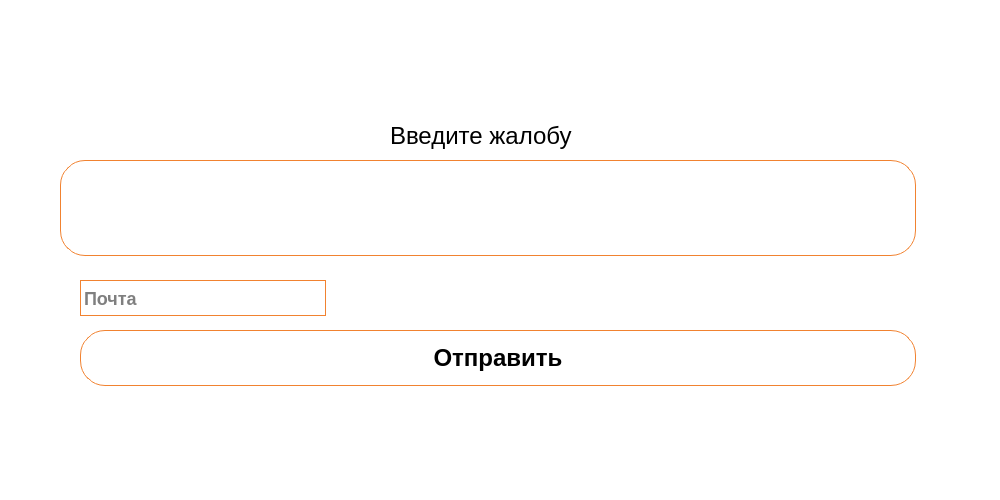
<?xml version="1.0" encoding="UTF-8"?>
<ui version="4.0">
 <class>SecondWindow</class>
 <widget class="QDialog" name="SecondWindow">
  <property name="geometry">
   <rect>
    <x>0</x>
    <y>0</y>
    <width>1000</width>
    <height>500</height>
   </rect>
  </property>
  <property name="minimumSize">
   <size>
    <width>1000</width>
    <height>500</height>
   </size>
  </property>
  <property name="maximumSize">
   <size>
    <width>1000</width>
    <height>500</height>
   </size>
  </property>
  <property name="sizeIncrement">
   <size>
    <width>1000</width>
    <height>500</height>
   </size>
  </property>
  <property name="baseSize">
   <size>
    <width>1000</width>
    <height>1000</height>
   </size>
  </property>
  <property name="windowTitle">
   <string>Dialog</string>
  </property>
  <property name="styleSheet">
   <string notr="true">background-color: rgb(255, 255, 255);</string>
  </property>
  <widget class="QLabel" name="label">
   <property name="geometry">
    <rect>
     <x>320</x>
     <y>10</y>
     <width>311</width>
     <height>78</height>
    </rect>
   </property>
   <property name="styleSheet">
    <string notr="true">font-size: 34px;</string>
   </property>
   <property name="text">
    <string>Введите что нибуть</string>
   </property>
  </widget>
  <widget class="QWidget" name="horizontalLayoutWidget">
   <property name="geometry">
    <rect>
     <x>0</x>
     <y>10</y>
     <width>1001</width>
     <height>80</height>
    </rect>
   </property>
   <layout class="QHBoxLayout" name="horizontalLayout"/>
  </widget>
  <widget class="QLineEdit" name="wb">
   <property name="geometry">
    <rect>
     <x>60</x>
     <y>160</y>
     <width>871</width>
     <height>111</height>
    </rect>
   </property>
   <property name="styleSheet">
    <string notr="true">font-size: 34px;
display: inline-block;
	box-sizing: border-box;
	padding: 1px;
	margin: 0 15px 15px 0;
	outline: none;
	border: 1px solid #F18230;
	border-radius: 25px;
	height: 46px;
	line-height: 0;
	font-weight: 500;
	text-decoration: none;
	background-color: #fff;
	position: relative;
	overflow: hidden;
	vertical-align: top;
	cursor: pointer;
	user-select: none;
	appearance: none;
	touch-action: manipulation;
box-shadow: 0 0 0 3px lightskyblue;</string>
   </property>
  </widget>
  <widget class="QLabel" name="label_2">
   <property name="geometry">
    <rect>
     <x>390</x>
     <y>120</y>
     <width>191</width>
     <height>31</height>
    </rect>
   </property>
   <property name="styleSheet">
    <string notr="true">font-size: 24px;</string>
   </property>
   <property name="text">
    <string>Введите жалобу</string>
   </property>
  </widget>
  <widget class="QLineEdit" name="mail">
   <property name="geometry">
    <rect>
     <x>80</x>
     <y>280</y>
     <width>261</width>
     <height>51</height>
    </rect>
   </property>
   <property name="styleSheet">
    <string notr="true">font-size: 18px;
display: inline-block;
	box-sizing: border-box;
	padding: 1px;
	margin: 0 15px 15px 0;
	outline: none;
	border: 1px solid #F18230;
	border-radius: 25px;
	height: 46px;
	line-height: 0;
	font-weight: 500;
	text-decoration: none;
	background-color: #fff;
	position: relative;
	overflow: hidden;
	vertical-align: top;
	cursor: pointer;
	user-select: none;
	appearance: none;
	touch-action: manipulation;
box-shadow: 0 0 0 3px lightskyblue;</string>
   </property>
   <property name="placeholderText">
    <string>Почта</string>
   </property>
  </widget>
  <widget class="QPushButton" name="pushButton">
   <property name="geometry">
    <rect>
     <x>80</x>
     <y>330</y>
     <width>851</width>
     <height>71</height>
    </rect>
   </property>
   <property name="styleSheet">
    <string notr="true">font-size: 24px;
display: inline-block;
	box-sizing: border-box;
	padding: 1px;
	margin: 0 15px 15px 0;
	outline: none;
	border: 1px solid #F18230;
	border-radius: 25px;
	height: 46px;
	line-height: 0;
	font-weight: 500;
	text-decoration: none;
	background-color: #fff;
	position: relative;
	overflow: hidden;
	vertical-align: top;
	cursor: pointer;
	user-select: none;
	appearance: none;
	touch-action: manipulation;
box-shadow: 0 0 0 3px lightskyblue;</string>
   </property>
   <property name="text">
    <string>Отправить</string>
   </property>
  </widget>
  <widget class="QLabel" name="error2">
   <property name="geometry">
    <rect>
     <x>80</x>
     <y>390</y>
     <width>831</width>
     <height>21</height>
    </rect>
   </property>
   <property name="styleSheet">
    <string notr="true">font-size: 16px;
</string>
   </property>
   <property name="text">
    <string/>
   </property>
  </widget>
 </widget>
 <resources/>
 <connections/>
</ui>
